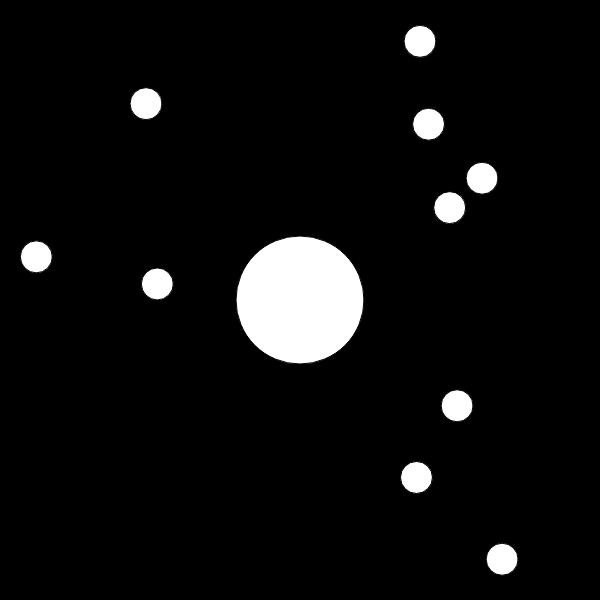
Frame 1 (no input)
Frame 60 (no input): identical to frame 1, image omitted
Frame 120 (the mouse pressed at the canvas centre since frame 60): identical to frame 1, image omitted

The p5.js sketch that drew this single still picture (run headless with seeded random() and noise() and a simulated clock; from frame 60 on, the mouse is pressed at the canvas centre):

// p5.js sketch
// ── sketch.js
var blob;

var blobs = [];

function setup () {
    createCanvas(600, 600);
    blob = new Blob(width/2, height/2, 64);

    for (var i = 0; i < 10; i++) {
        blobs[i] = new Blob(random(width), random(height), 16);
    }
}

function draw () {
    background(0);
    blob.show();
    for (var i = 0; i < 10; i++) {
        blobs[i].show();
    }
}


// ── blob.js
function Blob(x, y, radius) {
    this.pos = createVector(x, y);
    this.r = radius;

    this.show = function () {
        fill(255);
        ellipse(this.pos.x, this.pos.y, this.r * 2, this.r * 2);
    }
}
